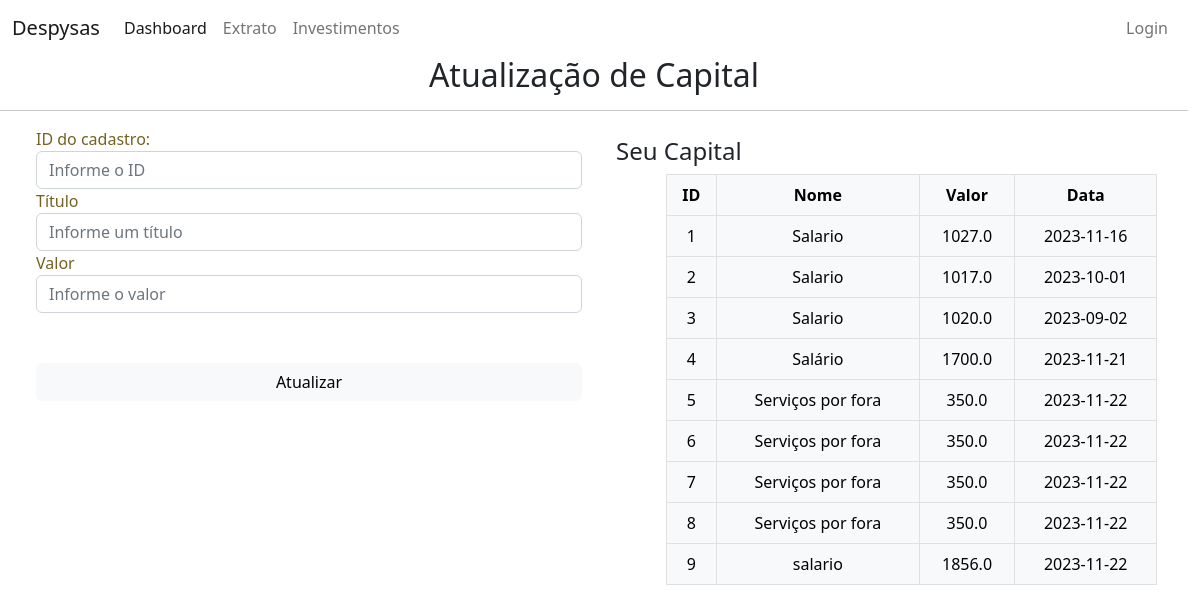
/editar_capital, run on an earlier commit of the app's database.
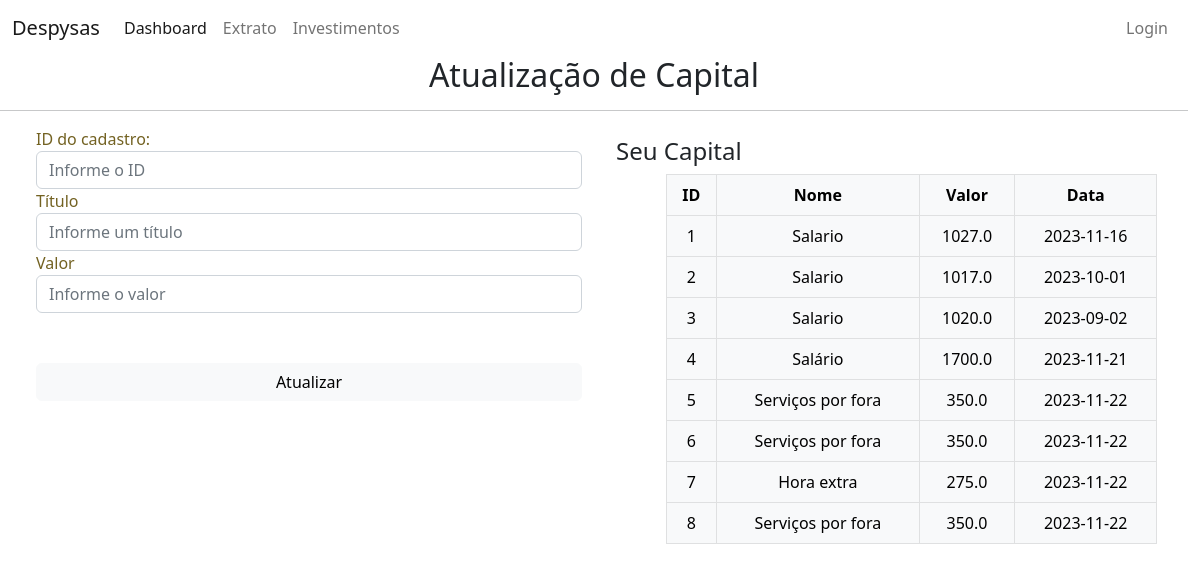
And on a later commit of the database.
### despysas/models.py (models this page shows)
class Capitais(db.Model):
    id = db.Column(db.Integer, primary_key=True)
    nome = db.Column(db.String(length=30), nullable=False)
    valor = db.Column(db.Float, nullable=False)
    data = db.Column(db.Date, default=date.today(), nullable=True)

### despysas/routes.py (the view, shortened to what this page needs)
@app.route('/editar_capital', methods=['GET', 'POST']) # decorator rota cadastro de capital
def page_edita_capital():
    form = EditaFormCapital() # consulta informacoes do formulario de cadastro de capital
    id = form.id.data
    return render_template("editar_capital.html", capital=Capitais.query.all(), form=form) # renderiza o formulario

### despysas/forms.py
class EditaFormCapital(FlaskForm):
    id = IntegerField(label="ID do cadastro:", validators=[DataRequired()])
    nome = StringField(label="Título", validators=[Length(max=30), DataRequired()])
    valor = FloatField(label="Valor", validators=[DataRequired()])
    submit = SubmitField(label="Atualizar")

### despysas/templates/editar_capital.html (shortened to what this page needs)
{% extends 'base.html' %}
{% block content %}
    <h2 style="text-align: center;">Atualização de Capital</h2>
    <hr>
    <div class="container">
        <div class="row">
            <div class="col-sm-6">
                <form method="POST" class="form-register" style="color: #736222;">
                    {{ form.id.label() }}
                    {{ form.id(class="form-control", placeholder="Informe o ID")}}
                    {{ form.nome.label() }}
                    {{ form.nome(class="form-control", placeholder="Informe um título")}}
                    {{ form.valor.label() }}
                    {{ form.valor(class="form-control", placeholder="Informe o valor")}}
                    <div class="d-grid" style="padding-top: 50px;">
                        {{ form.submit(class="btn btn-md btn-light")}}
                    </div>
                </form>
            </div>
            <div class="col-sm-6">
                <h4 style="margin-left: 10px; margin-top: 10px;">Seu Capital</h4>
                <table class="table table-hover table-bordered table-light" style="max-width: 90%; text-align: center; margin-left: 60px;">
                    <thead>
                        <th scope="col">ID</th>
                        <th scope="col">Nome</th>
                        <th scope="col">Valor</th>
                        <th scope="col">Data</th>
                    </thead>
                    <tbody>
                        {% for item in capital %}
                        <tr>
                            <td>{{item.id}}</td>
                            <td>{{item.nome}}</td>
                            <td>{{item.valor}}</td>
                            <td>{{item.data}}</td>
                        </tr>
                        {% endfor %}
                    </tbody>
                </table>
            </div>
        </div>
    </div>
{% endblock %}

What changed in the data, as far as the page shows it:
removed Capitais: id "9", nome "salario", valor "1856.0", data "2023-11-22"
changed Capitais id 7: nome "Serviços por fora" → "Hora extra"; valor "350.0" → "275.0"
